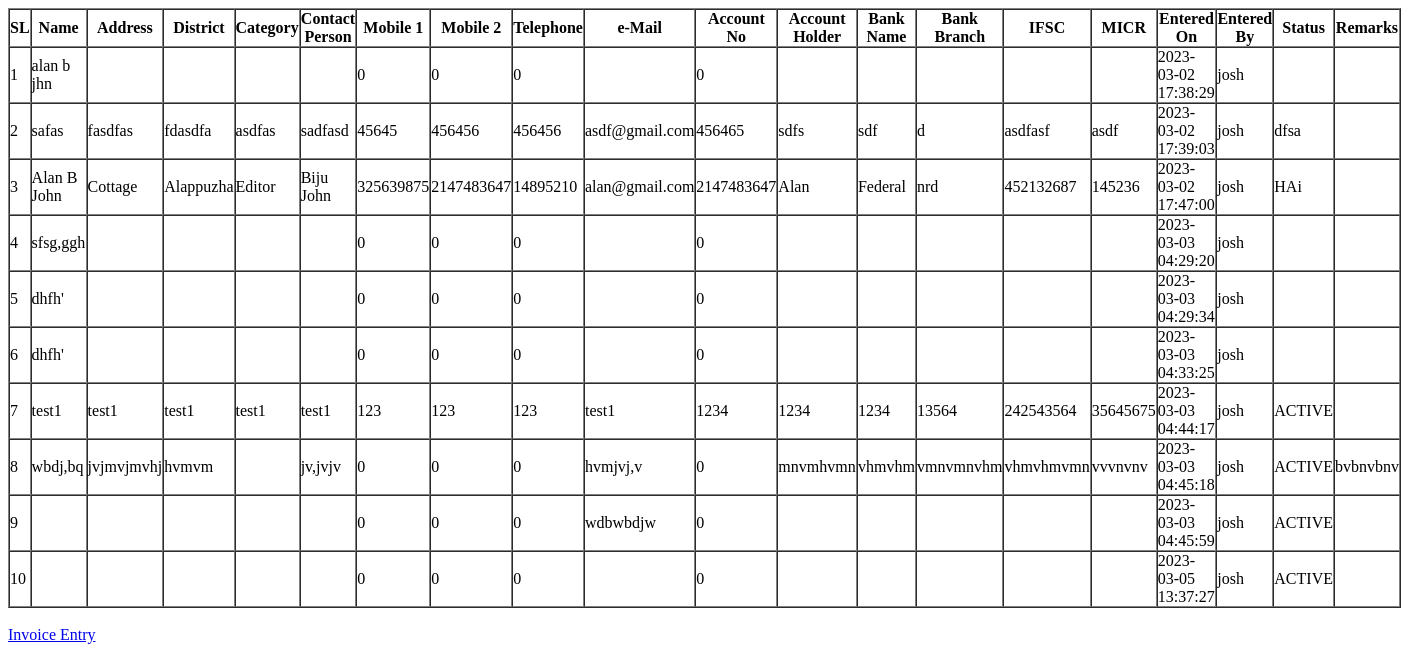
The app's page /showSupplier.php with its own data.
### tables this page shows
CREATE TABLE `inv_supplier` (
  `sup_sl` int(9) NOT NULL,
  `sup_name` varchar(20) NOT NULL,
  `sup_address` text NOT NULL,
  `sup_district` varchar(20) NOT NULL,
  `sup_category` varchar(20) NOT NULL,
  `sup_contact_person` varchar(20) NOT NULL,
  `sup_mobile_one` int(12) NOT NULL,
  `sup_mobile_two` int(12) NOT NULL,
  `sup_tel_no` int(12) NOT NULL,
  `sup_email` varchar(30) NOT NULL,
  `sup_accno` int(20) NOT NULL,
  `sup_acc_holder` varchar(20) NOT NULL,
  `sup_bank` varchar(25) NOT NULL,
  `sup_branch` varchar(25) NOT NULL,
  `sup_ifsc` varchar(10) NOT NULL,
  `sup_micr` varchar(10) NOT NULL,
  `sup_entered_on` timestamp NOT NULL DEFAULT current_timestamp,
  `sup_entered_by` varchar(20) NOT NULL,
  `sup_status` varchar(10) NOT NULL DEFAULT 'ACTIVE',
  `sup_remarks` text NOT NULL
);

### showSupplier.php (the view, shortened to what this page needs)
<!DOCTYPE html>
<html lang="en">
<head>
    <link rel="stylesheet" href="./styles/buttons.css">
    <link rel="stylesheet" href="./styles/index.css">
</head>
<body>
    <table border="1" cellspacing="0" cellpadding="0">
        <tr>
            <th>SL</th>
            <th>Name</th>
            <th>Address</th>
            <th>District</th>
            <th>Category</th>
            <th>Contact Person</th>
            <th>Mobile 1</th>
            <th>Mobile 2</th>
            <th>Telephone</th>
            <th>e-Mail</th>
            <th>Account No</th>
            <th>Account Holder</th>
            <th>Bank Name</th>
            <th>Bank Branch</th>
            <th>IFSC</th>
            <th>MICR</th>
            <th>Entered On</th>
            <th>Entered By</th>
            <th>Status</th>
            <th>Remarks</th>
        </tr>
        <?php
        include 'config.php';
        $query = "SELECT * FROM inv_supplier";
        $run = mysqli_query($conn, $query);
        if ($num = mysqli_num_rows($run) > 0) {
            while ($result = mysqli_fetch_assoc($run)) {
                echo "
                <tr>
                    <td>" . $result['sup_sl'] . "</td>
                    <td>" . $result['sup_name'] . "</td>
                    <td>" . $result['sup_address'] . "</td>
                    <td>" . $result['sup_district'] . "</td>
                    <td>" . $result['sup_category'] . "</td>
                    <td>" . $result['sup_contact_person'] . "</td>
                    <td>" . $result['sup_mobile_one'] . "</td>
                    <td>" . $result['sup_mobile_two'] . "</td>
                    <td>" . $result['sup_tel_no'] . "</td>
                    <td>" . $result['sup_email'] . "</td>
                    <td>" . $result['sup_accno'] . "</td>
                    <td>" . $result['sup_acc_holder'] . "</td>
                    <td>" . $result['sup_bank'] . "</td>
                    <td>" . $result['sup_branch'] . "</td>
                    <td>" . $result['sup_ifsc'] . "</td>
                    <td>" . $result['sup_micr'] . "</td>
                    <td>" . $result['sup_entered_on'] . "</td>
                    <td>" . $result['sup_entered_by'] . "</td>
                    <td>" . $result['sup_status'] . "</td>
                    <td>" . $result['sup_remarks'] . "</td>
                </tr>
                ";
            }
        }
        ?>
    </table>
    <br>
    <a href="./invoice.php" class="button-3" role="button">Invoice Entry</a>
</body>
</html>

### records on screen
inv_supplier: sup_sl "1", sup_name "alan b jhn", sup_mobile_one "0", sup_mobile_two "0", sup_tel_no "0", sup_accno "0", sup_entered_on "2023-03-02 17:38:29", sup_entered_by "josh"
inv_supplier: sup_sl "2", sup_name "safas", sup_address "fasdfas", sup_district "fdasdfa", sup_category "asdfas", sup_contact_person "sadfasd", sup_mobile_one "45645", sup_mobile_two "456456", sup_tel_no "456456", sup_email "asdf@gmail.com", sup_accno "456465", sup_acc_holder "sdfs", sup_bank "sdf", sup_branch "d", sup_ifsc "asdfasf", sup_micr "asdf", sup_entered_on "2023-03-02 17:39:03", sup_entered_by "josh", sup_status "dfsa"
inv_supplier: sup_sl "3", sup_name "Alan B John", sup_address "Cottage", sup_district "Alappuzha", sup_category "Editor", sup_contact_person "Biju John", sup_mobile_one "325639875", sup_mobile_two "2147483647", sup_tel_no "14895210", sup_email "alan@gmail.com", sup_accno "2147483647", sup_acc_holder "Alan", sup_bank "Federal", sup_branch "nrd", sup_ifsc "452132687", sup_micr "145236", sup_entered_on "2023-03-02 17:47:00", sup_entered_by "josh", sup_status "HAi"
inv_supplier: sup_sl "4", sup_name "sfsg,ggh", sup_mobile_one "0", sup_mobile_two "0", sup_tel_no "0", sup_accno "0", sup_entered_on "2023-03-03 04:29:20", sup_entered_by "josh"
inv_supplier: sup_sl "5", sup_name "dhfh'", sup_mobile_one "0", sup_mobile_two "0", sup_tel_no "0", sup_accno "0", sup_entered_on "2023-03-03 04:29:34", sup_entered_by "josh"
inv_supplier: sup_sl "6", sup_name "dhfh'", sup_mobile_one "0", sup_mobile_two "0", sup_tel_no "0", sup_accno "0", sup_entered_on "2023-03-03 04:33:25", sup_entered_by "josh"
inv_supplier: sup_sl "7", sup_name "test1", sup_address "test1", sup_district "test1", sup_category "test1", sup_contact_person "test1", sup_mobile_one "123", sup_mobile_two "123", sup_tel_no "123", sup_email "test1", sup_accno "1234", sup_acc_holder "1234", sup_bank "1234", sup_branch "13564", sup_ifsc "242543564", sup_micr "35645675", sup_entered_on "2023-03-03 04:44:17", sup_entered_by "josh", sup_status "ACTIVE"
inv_supplier: sup_sl "8", sup_name "wbdj,bq", sup_address "jvjmvjmvhj", sup_district "hvmvm", sup_contact_person "jv,jvjv", sup_mobile_one "0", sup_mobile_two "0", sup_tel_no "0", sup_email "hvmjvj,v", sup_accno "0", sup_acc_holder "mnvmhvmn", sup_bank "vhmvhm", sup_branch "vmnvmnvhm", sup_ifsc "vhmvhmvmn", sup_micr "vvvnvnv", sup_entered_on "2023-03-03 04:45:18", sup_entered_by "josh", sup_status "ACTIVE", sup_remarks "bvbnvbnv"
inv_supplier: sup_sl "9", sup_mobile_one "0", sup_mobile_two "0", sup_tel_no "0", sup_email "wdbwbdjw", sup_accno "0", sup_entered_on "2023-03-03 04:45:59", sup_entered_by "josh", sup_status "ACTIVE"
inv_supplier: sup_sl "10", sup_mobile_one "0", sup_mobile_two "0", sup_tel_no "0", sup_accno "0", sup_entered_on "2023-03-05 13:37:27", sup_entered_by "josh", sup_status "ACTIVE"
